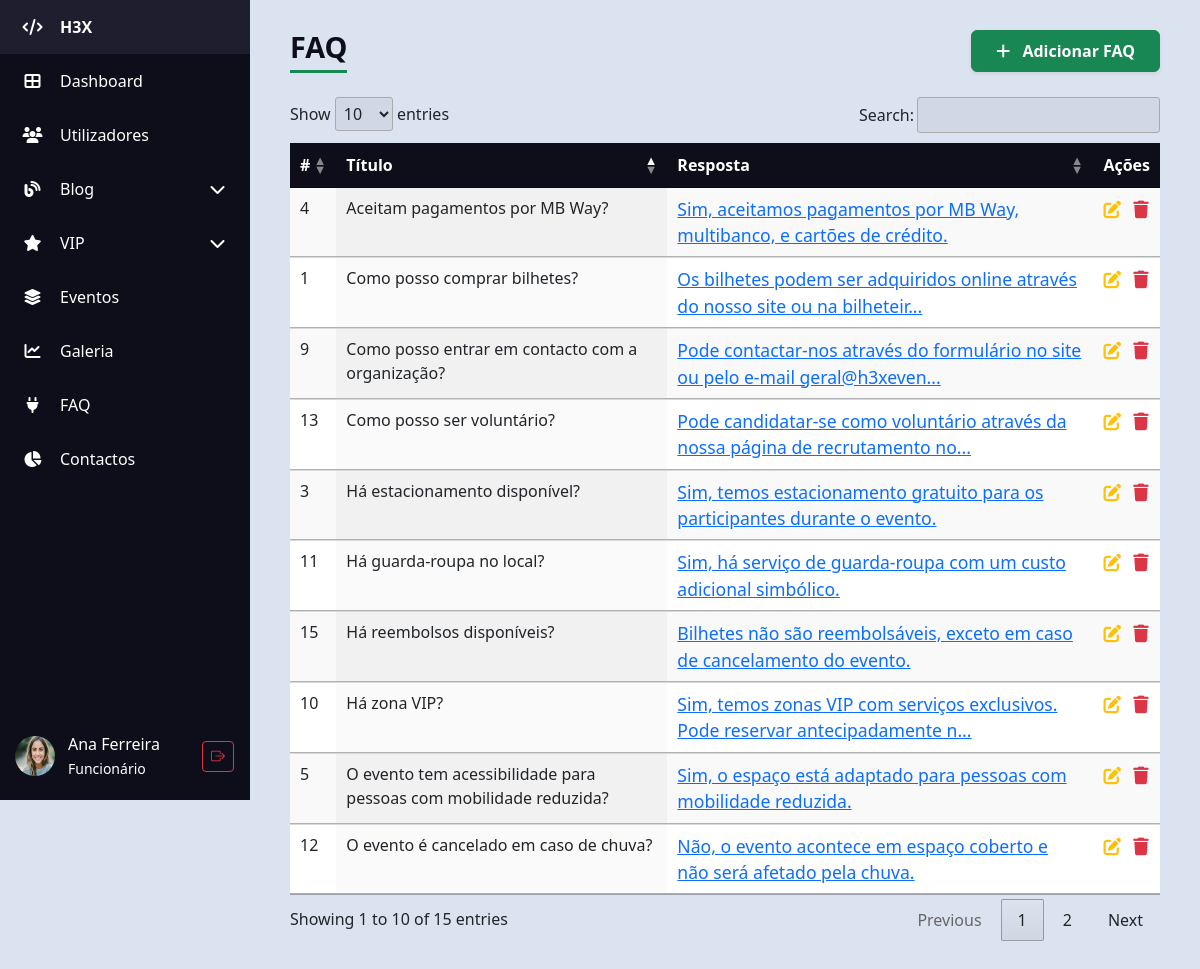
Screenshot of /H3X/admin/admin_faq.php (signed in) with the database file from the repository.
### tables this page shows
CREATE TABLE IF NOT EXISTS `faq` (
  `id` int NOT NULL AUTO_INCREMENT,
  `titulo` varchar(150) DEFAULT NULL,
  `resposta` text,
  PRIMARY KEY (`id`)
);

### H3X/admin/admin_faq.php (the view, shortened to what this page needs)
<?php
require_once "../db_config.php";
require 'partials/header.php';
?>
<body>
    <div class="d-flex">
        <?php require 'partials/sidebar.php'; ?>
        <div class="content">
            <div class="d-flex justify-content-between align-items-center mb-4">
                <h1 class="table-title m-0">FAQ</h1>
                <div>
                    <a href="admin_faq_create.php" class="btn btn-success shadow-sm px-4 py-2 fw-semibold">
                        <i class="fas fa-plus me-2"></i> Adicionar FAQ
                    </a>
                </div>
            </div>
            <?php
            $sql = "SELECT * FROM faq ORDER BY id DESC";
            $result = $conn->query($sql);
            ?>
            <?php if ($result && $result->num_rows > 0): ?>
                <table id="faqTable" class="display table table-striped table-hover" style="width:100%">
                    <thead>
                        <tr>
                            <th>#</th>
                            <th>Título</th>
                            <th>Resposta</th>
                            <th>Ações</th>
                        </tr>
                    </thead>
                    <tbody>
                        <?php while ($faq = $result->fetch_object()):
                            $id = $faq->id;
                            $titulo = trim($faq->titulo);
                            $resposta_resumida = mb_strimwidth(strip_tags($faq->resposta), 0, 80, '...');
                            ?>
                            <tr>
                                <td><?= $id ?></td>
                                <td><?= $titulo ?></td>
                                <td>
                                    <a href="#" data-bs-toggle="modal" data-bs-target="#respostaModal<?= $id ?>">
                                        <?= $resposta_resumida ?>
                                    </a>
                                </td>
                                <td>
                                    <a href="admin_faq_edit.php?id=<?= urlencode($id) ?>" title="Editar"><i
                                            class="fas fa-pen-to-square text-warning"></i></a>
                                    <a href="admin_faq_delete.php?id=<?= urlencode($id) ?>" title="Apagar" class="ms-2"><i
                                            class="fas fa-trash text-danger"></i></a>
                                </td>
                            </tr>
                        <?php endwhile; ?>
                    </tbody>
                </table>
            <?php else: ?>
                <p class="alert alert-warning">Sem FAQs encontrados.</p>
            <?php endif; ?>
        </div>
    </div>
    <?php require 'partials/footer.php'; ?>
</body>
</html>

### H3X/admin/css/style.css (style rules this page uses)
body { background-color: #dce3f0; margin: 0; font-family: "Segoe UI", sans-serif; }
.content { margin-left: 80px; padding: 30px 40px; flex: 1; transition: margin-left 0.3s ease; }
table.dataTable thead th { background-color: #0e0e1a; color: white; cursor: pointer; }
h1.table-title { color: #0e0e1a; margin-bottom: 20px; font-weight: 700; border-bottom: 3px solid #198754; display: inline-block; padding-bottom: 5px; font-size: 1.8rem; }
td a { font-size: 1.1rem; transition: color 0.3s ease; }
table.dataTable thead > tr > th.sorting:before, table.dataTable thead > tr > th.sorting:after, table.dataTable thead > tr > th.sorting_asc:before, table.dataTable thead > tr > th.sorting_asc:after, table.dataTable thead > tr > th.sorting_desc:before, table.dataTable thead > tr > th.sorting_desc:after, table.dataTable thead > tr > th.sorting_asc_disabled:before, table.dataTable thead > tr > th.sorting_asc_disabled:after, table.dataTable thead > tr > th.sorting_desc_disabled:before, table.dataTable thead > tr > th.sorting_desc_disabled:after, table.dataTable thead > tr > td.sorting:before, table.dataTable thead > tr > td.sorting:after, table.dataTable thead > tr > td.sorting_asc:before, table.dataTable thead > tr > td.sorting_asc:after, table.dataTable thead > tr > td.sorting_desc:before, table.dataTable thead > tr > td.sorting_desc:after, table.dataTable thead > tr > td.sorting_asc_disabled:before, table.dataTable thead > tr > td.sorting_asc_disabled:after, table.dataTable thead > tr > td.sorting_desc_disabled:before, table.dataTable thead > tr > td.sorting_desc_disabled:after { opacity: 0.5; }
table.dataTable thead > tr > th.sorting_asc:before, table.dataTable thead > tr > th.sorting_desc:after, table.dataTable thead > tr > td.sorting_asc:before, table.dataTable thead > tr > td.sorting_desc:after { opacity: 1; }

### rows the page displays
faq: id "15", titulo "Há reembolsos disponíveis?", resposta "Bilhetes não são reembolsáveis, exceto em caso de cancelamento do evento."
faq: id "13", titulo "Como posso ser voluntário?", resposta "Pode candidatar-se como voluntário através da nossa página de recrutamento no..."
faq: id "12", titulo "O evento é cancelado em caso de chuva?", resposta "Não, o evento acontece em espaço coberto e não será afetado pela chuva."
faq: id "11", titulo "Há guarda-roupa no local?", resposta "Sim, há serviço de guarda-roupa com um custo adicional simbólico."
faq: id "10", titulo "Há zona VIP?", resposta "Sim, temos zonas VIP com serviços exclusivos. Pode reservar antecipadamente n..."
faq: id "9", titulo "Como posso entrar em contacto com a organização?", resposta "Pode contactar-nos através do formulário no site ou pelo e-mail geral@h3xeven..."
faq: id "5", titulo "O evento tem acessibilidade para pessoas com mobilidade reduzida?", resposta "Sim, o espaço está adaptado para pessoas com mobilidade reduzida."
faq: id "4", titulo "Aceitam pagamentos por MB Way?", resposta "Sim, aceitamos pagamentos por MB Way, multibanco, e cartões de crédito."
faq: id "3", titulo "Há estacionamento disponível?", resposta "Sim, temos estacionamento gratuito para os participantes durante o evento."
faq: id "1", titulo "Como posso comprar bilhetes?", resposta "Os bilhetes podem ser adquiridos online através do nosso site ou na bilheteir..."

### other values shown
$nomeUtilizador "Ana Ferreira"
$tipoLabel "Funcionário"
